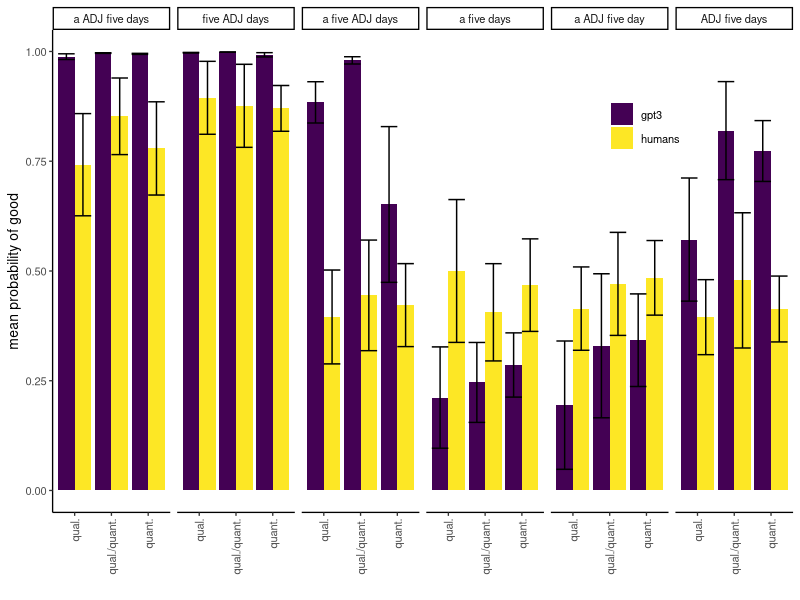
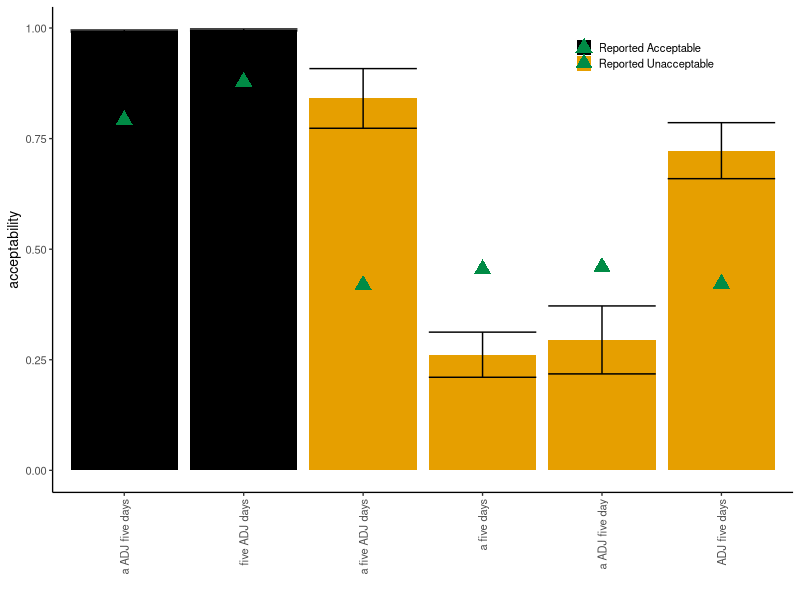
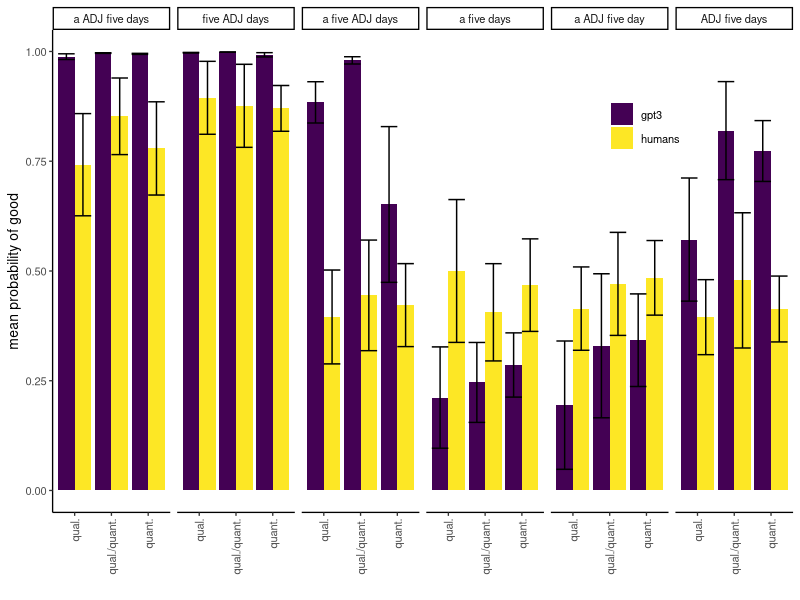
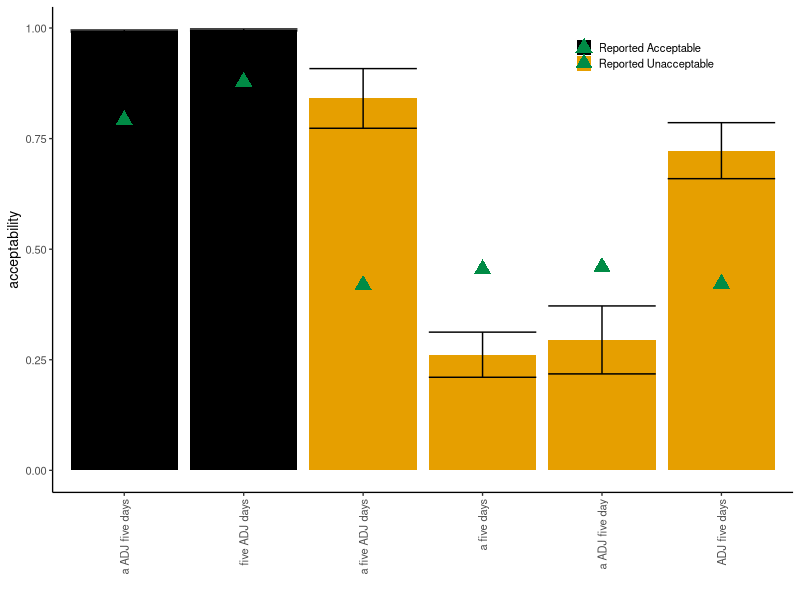

These figures' R source, in order:
library(tidyverse)
library(jsonlite)
library(viridis)
library(lme4)
cbbPalette <- c("#000000", "#E69F00", "#56B4E9", "#009E73", "#F0E442", "#0072B2", "#D55E00", "#CC79A7")

# commented code is how we anonymize the original turk files.
# we make only anonymous files public.
#e1 = read.csv("mturk_data/main_exp_2022_10_06.csv") %>%
#   mutate(batch=1)

#e2 = read.csv("mturk_data/main_exp_2022_10_11.csv") %>%
#   mutate(batch=2)
# 
# e = bind_rows(e1, e2)
# 
# e$WorkerId = paste0("mainS", as.numeric(as.factor(e$WorkerId)))
# e$HITId = paste0("mainH", as.numeric(as.factor(e$HITId)))
# d = select(e, HITId, batch, WorkerId, Input.list,
#           starts_with("Input")) %>%
#  select(HITId, WorkerId, batch, starts_with(("Input.id"))) %>%
#  gather(variable, value, -HITId, -WorkerId, -batch)
# 
# answers = e$Answer.taskAnswers %>%
#   map_df(function(z) {(fromJSON(z) %>% as.data.frame())}) %>%
#   bind_cols(select(e, HITId, batch))
# 
# answers$English = answers$English$yes
# answers$country = answers$country$USA
# answers[, 769] = answers[, 769]$yes
# 
# a = gather(answers, value, answer, -batch, -English, -country, -HITId) %>%
#   mutate(value=gsub("howMuch_", "", value))
# 
# d = left_join(d, a)

#write_csv(d, file="mturk_data/mainexp_turk.csv")

d = read_csv("mturk_data/mainexp_turk.csv")
fillers = filter(d, grepl("filler", value))
fillers$good = grepl("filler_1", fillers$value)
filler.mean = group_by(fillers, WorkerId, good) %>%
  summarise(m=mean(answer), n=n()) %>%
  spread(good, m) %>%
  mutate(diff=`TRUE` - `FALSE`) 

badp = filter(filler.mean, diff < 1 | n > 4)
fillers = filter(fillers, WorkerId %in% badp$WorkerId == F)
d = filter(d, !grepl("filler", value))
d = filter(d, WorkerId %in% fillers$WorkerId)

turk = separate(d, value, into=c("adj", "num", "noun", "sent", "temp"), sep="-")
turk = mutate(turk, sent = case_when(sent == "sent"~ "a ADJ five days",
                                     sent == "sent_default"~"five ADJ days",
                                     sent == "sent_no_mod"~ "a five days",
                                     sent == "sent_reverse_mods"~ "a five ADJ days",
                                     sent == "sent_no_plural"~ "a ADJ five day",
                                     sent == "sent_no_a"~ "ADJ five days")) %>%
  rename(name=sent)
              
turk = filter(turk, English == T)
length(unique(turk$WorkerId))  

####################3

g = bind_rows( read_csv("gpt3_data/sents_20221004.csv"),
                 read_csv("gpt3_data/sents_20221004_2.csv")) %>%
  filter(experiment %in% c("spentLondon"),
         numclass == "num-low",
         nounclass == "noun-measure") %>%
  mutate(adjclass = ifelse(adjclass == "adj-neg" | adjclass == "adj-pos",
                           "adj",
                           adjclass)) %>%
  rename( `a ADJ five days`=(`goodness-sent`),
          `five ADJ days`=(`goodness-sent_default`),
          `a five days`=(`goodness-sent_no_mod`),
          `a five ADJ days`=(`goodness-sent_reverse_mods`),
          `a ADJ five day` = (`goodness-sent_no_plural`),
          `ADJ five days` = (`goodness-sent_no_a`)) %>%
  mutate(temp=substr(sent, 1, 10)) %>%
  select(adjclass, adj, nounclass, noun, numclass, num, temp, starts_with("a ADJ"), starts_with("ADJ"),
         starts_with("a five"), starts_with("five")) %>%
  group_by(adjclass) %>%
  mutate(firstadj=first(adj)) %>%
  ungroup() %>%
  pivot_longer(cols=c(`a ADJ five days`,`a ADJ five day`, `a five days`,
                      `a five ADJ days`, `five ADJ days`, `ADJ five days`)) %>%
  na.omit() 

g.turk = right_join(g, turk)

cor(g.turk$value, g.turk$answer, method="spearman")

group_by(turk, adj, num, noun, temp, name) %>%
  summarise(n=n()) %>%
  filter(n > 1)


select(g.turk, adjclass, adj, noun, num, temp, name) %>%
  distinct() %>%
  nrow()

group_by(g.turk, adjclass, adj, noun, num, temp, name, value, answer) %>%
  summarise(n=n())

d.3 = select(g.turk, adjclass, name, firstadj, answer, value) %>%
  mutate(answer=answer/10) %>%
  rename(gpt3=value, 
         humans=answer) %>%
  gather(variable, value, -adjclass, -name, -firstadj)

#%>%
d.3 = d.3 %>%
  group_by(adjclass, name, firstadj, variable) %>%
  summarise(m=mean(value),
            n=n(),
            s=sd(value),
            l=mean(value) - 1.96 * sd(value, na.rm=T)/sqrt(n),
            u=mean(value) + 1.96 * sd(value, na.rm=T)/sqrt(n),
  )

d.3$name = factor(d.3$name, levels = c("a ADJ five days",
                                       "five ADJ days",
                                       "a five ADJ days",
                                       "a five days",
                                       "a ADJ five day",
                                       "ADJ five days"))

d.3 = mutate(d.3, adjclass = case_when(adjclass == "adj" ~ "qual.",
                                       adjclass == "adj-ambig" ~ "qual./quant.",
                                       adjclass == "adj-quant" ~ "quant.")) 
ggplot(d.3, aes(x=adjclass, y=m, fill=variable,
                group=variable, ymin=l, ymax=u)) +
  geom_bar(stat="identity", position=position_dodge(width=NULL)) +
  geom_errorbar(position=position_dodge(width=NULL)) + 
  theme_classic(10) +
  theme(legend.position = c(.8, .8),
    axis.text.x = element_text(angle=90, vjust=0.5, hjust=1),
    legend.title = element_blank()) + 
  xlab("") + ylab("mean probability of good") + 
  facet_grid(. ~ name) +
  scale_fill_viridis(discrete=T)
ggsave("pngs/full-human-gpt.png", width=7, height=4.3)

d.3 = select(g.turk, adjclass, name, firstadj, answer, value) %>%
  mutate(answer=answer/10) %>%
  rename(gpt3=value, 
         humans=answer) %>%
  gather(variable, value, -adjclass, -name, -firstadj) %>%
  group_by(name, variable) %>%
  summarise(m=mean(value),
            n=n(),
            s=sd(value),
            l=mean(value) - 1.96 * sd(value, na.rm=T)/sqrt(n),
            u=mean(value) + 1.96 * sd(value, na.rm=T)/sqrt(n),
  )

d.3$name = factor(d.3$name, levels = c("a ADJ five days",
                                       "five ADJ days",
                                       "a five ADJ days",
                                       "a five days",
                                       "a ADJ five day",
                                       "ADJ five days"))

d.3$good = ifelse(d.3$name %in% c("a ADJ five days", "five ADJ days"), 
                  "Reported Acceptable",
                  "Reported Unacceptable")
ggplot(filter(d.3, variable == "gpt3"), aes(x=name, y=m, fill=good,
                group=variable, ymin=l, ymax=u)) +
  geom_bar(stat="identity", position=position_dodge(width=NULL)) +
  geom_errorbar(position=position_dodge(width=NULL)) + 
  theme_classic(10) +
  theme(legend.position = c(.8, .9),
        legend.key.size = unit(.1, 'cm'),
    axis.text.x = element_text(angle=90, vjust=0.5, hjust=1),
    legend.title = element_blank()) + 
  xlab("") + ylab("acceptability") + 
  #scale_fill_viridis(discrete=T) +
  scale_fill_manual(values=cbbPalette) + 
  geom_point(data=filter(d.3, variable == "humans"), aes(x=name, y=m,
                                                         group=variable),
             colour="springgreen4",
             shape=17,
             size=4)
ggsave("pngs/gpt3-humans.png", width=5.5, height=3.7)

library(xtable)
d.3.table = select(d.3, name, variable, m) %>%
  spread(variable, m) %>%
  mutate(name=paste("The family spent", gsub("ADJ", "beautiful", name), "in London.")) %>%
  rename(`Ex. Sentence` = name) 
print(xtable(d.3.table), include.rownames=FALSE)

#######
g.turk$name = factor(g.turk$name, levels = c("a ADJ five days",
                                       "five ADJ days",
                                       "a five ADJ days",
                                       "a five days",
                                       "a ADJ five day",
                                       "ADJ five days"))
g$name = factor(g$name, levels = c("a ADJ five days",
                                             "five ADJ days",
                                             "a five ADJ days",
                                             "a five days",
                                             "a ADJ five day",
                                             "ADJ five days"))

l = lmer(value ~ name + (1|adjclass) + (1|adj) + 
           (1 | temp) , data=g)
summary(l)

as.data.frame(fixef(l)) %>%
  xtable()

g.turk$answer = g.turk$answer/10
l.human = lmer(answer ~ name + (1|adjclass) + (1|adj) + 
           (1 | temp) + (1 |WorkerId), data=g.turk)
summary(l.human)

as.data.frame(fixef(l.human)) %>%
  xtable()

